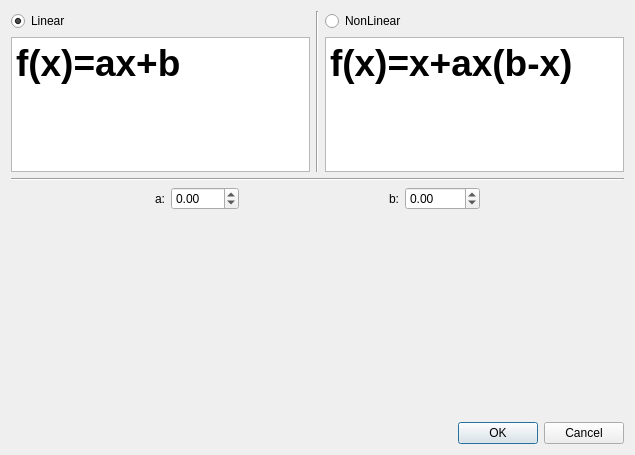
<?xml version="1.0" encoding="UTF-8"?>
<ui version="4.0">
 <class>PointDialog</class>
 <widget class="QDialog" name="PointDialog">
  <property name="geometry">
   <rect>
    <x>0</x>
    <y>0</y>
    <width>635</width>
    <height>455</height>
   </rect>
  </property>
  <property name="windowTitle">
   <string>Dialog</string>
  </property>
  <layout class="QVBoxLayout" name="verticalLayout_3">
   <item>
    <layout class="QHBoxLayout" name="horizontalLayout_2">
     <item>
      <layout class="QVBoxLayout" name="verticalLayout">
       <item>
        <widget class="QRadioButton" name="linearButton">
         <property name="text">
          <string>Linear</string>
         </property>
         <property name="checked">
          <bool>true</bool>
         </property>
        </widget>
       </item>
       <item>
        <widget class="QTextEdit" name="textEdit">
         <property name="sizePolicy">
          <sizepolicy hsizetype="Expanding" vsizetype="Preferred">
           <horstretch>0</horstretch>
           <verstretch>0</verstretch>
          </sizepolicy>
         </property>
         <property name="readOnly">
          <bool>true</bool>
         </property>
         <property name="html">
          <string>&lt;!DOCTYPE HTML PUBLIC &quot;-//W3C//DTD HTML 4.0//EN&quot; &quot;http://www.w3.org/TR/REC-html40/strict.dtd&quot;&gt;
&lt;html&gt;&lt;head&gt;&lt;meta name=&quot;qrichtext&quot; content=&quot;1&quot; /&gt;&lt;style type=&quot;text/css&quot;&gt;
p, li { white-space: pre-wrap; }
&lt;/style&gt;&lt;/head&gt;&lt;body style=&quot; font-family:'SimSun'; font-size:9pt; font-weight:400; font-style:normal;&quot;&gt;
&lt;p style=&quot; margin-top:0px; margin-bottom:0px; margin-left:0px; margin-right:0px; -qt-block-indent:0; text-indent:0px;&quot;&gt;&lt;span style=&quot; font-size:28pt; font-weight:600;&quot;&gt;f(x)=ax+b&lt;/span&gt;&lt;/p&gt;&lt;/body&gt;&lt;/html&gt;</string>
         </property>
        </widget>
       </item>
      </layout>
     </item>
     <item>
      <widget class="Line" name="line">
       <property name="orientation">
        <enum>Qt::Vertical</enum>
       </property>
      </widget>
     </item>
     <item>
      <layout class="QVBoxLayout" name="verticalLayout_2">
       <item>
        <widget class="QRadioButton" name="nonlinearButton">
         <property name="text">
          <string>NonLinear</string>
         </property>
        </widget>
       </item>
       <item>
        <widget class="QTextEdit" name="textEdit_2">
         <property name="sizePolicy">
          <sizepolicy hsizetype="Expanding" vsizetype="Preferred">
           <horstretch>0</horstretch>
           <verstretch>0</verstretch>
          </sizepolicy>
         </property>
         <property name="readOnly">
          <bool>true</bool>
         </property>
         <property name="html">
          <string>&lt;!DOCTYPE HTML PUBLIC &quot;-//W3C//DTD HTML 4.0//EN&quot; &quot;http://www.w3.org/TR/REC-html40/strict.dtd&quot;&gt;
&lt;html&gt;&lt;head&gt;&lt;meta name=&quot;qrichtext&quot; content=&quot;1&quot; /&gt;&lt;style type=&quot;text/css&quot;&gt;
p, li { white-space: pre-wrap; }
&lt;/style&gt;&lt;/head&gt;&lt;body style=&quot; font-family:'SimSun'; font-size:9pt; font-weight:400; font-style:normal;&quot;&gt;
&lt;p style=&quot; margin-top:0px; margin-bottom:0px; margin-left:0px; margin-right:0px; -qt-block-indent:0; text-indent:0px;&quot;&gt;&lt;span style=&quot; font-size:28pt; font-weight:600;&quot;&gt;f(x)=x+ax(b-x)&lt;/span&gt;&lt;/p&gt;&lt;/body&gt;&lt;/html&gt;</string>
         </property>
        </widget>
       </item>
      </layout>
     </item>
    </layout>
   </item>
   <item>
    <widget class="Line" name="line_2">
     <property name="orientation">
      <enum>Qt::Horizontal</enum>
     </property>
    </widget>
   </item>
   <item>
    <layout class="QHBoxLayout" name="horizontalLayout">
     <item>
      <spacer name="horizontalSpacer">
       <property name="orientation">
        <enum>Qt::Horizontal</enum>
       </property>
       <property name="sizeHint" stdset="0">
        <size>
         <width>40</width>
         <height>20</height>
        </size>
       </property>
      </spacer>
     </item>
     <item>
      <widget class="QLabel" name="label">
       <property name="text">
        <string>a:</string>
       </property>
      </widget>
     </item>
     <item>
      <widget class="QDoubleSpinBox" name="aSpinBox">
       <property name="minimum">
        <double>-100.000000000000000</double>
       </property>
      </widget>
     </item>
     <item>
      <spacer name="horizontalSpacer_3">
       <property name="orientation">
        <enum>Qt::Horizontal</enum>
       </property>
       <property name="sizeHint" stdset="0">
        <size>
         <width>40</width>
         <height>20</height>
        </size>
       </property>
      </spacer>
     </item>
     <item>
      <widget class="QLabel" name="label_2">
       <property name="text">
        <string>b:</string>
       </property>
      </widget>
     </item>
     <item>
      <widget class="QDoubleSpinBox" name="bSpinBox">
       <property name="minimum">
        <double>-1000.000000000000000</double>
       </property>
       <property name="maximum">
        <double>1000.000000000000000</double>
       </property>
      </widget>
     </item>
     <item>
      <spacer name="horizontalSpacer_4">
       <property name="orientation">
        <enum>Qt::Horizontal</enum>
       </property>
       <property name="sizeHint" stdset="0">
        <size>
         <width>40</width>
         <height>20</height>
        </size>
       </property>
      </spacer>
     </item>
    </layout>
   </item>
   <item>
    <widget class="ImageViewWidget" name="imageViewerWidget" native="true">
     <property name="sizePolicy">
      <sizepolicy hsizetype="Preferred" vsizetype="MinimumExpanding">
       <horstretch>0</horstretch>
       <verstretch>0</verstretch>
      </sizepolicy>
     </property>
     <property name="minimumSize">
      <size>
       <width>0</width>
       <height>200</height>
      </size>
     </property>
    </widget>
   </item>
   <item>
    <layout class="QHBoxLayout" name="horizontalLayout_4">
     <item>
      <spacer name="horizontalSpacer_2">
       <property name="orientation">
        <enum>Qt::Horizontal</enum>
       </property>
       <property name="sizeHint" stdset="0">
        <size>
         <width>40</width>
         <height>20</height>
        </size>
       </property>
      </spacer>
     </item>
     <item>
      <widget class="QPushButton" name="okPushButton">
       <property name="sizePolicy">
        <sizepolicy hsizetype="Preferred" vsizetype="Fixed">
         <horstretch>0</horstretch>
         <verstretch>0</verstretch>
        </sizepolicy>
       </property>
       <property name="text">
        <string>OK</string>
       </property>
      </widget>
     </item>
     <item>
      <widget class="QPushButton" name="cancelPushButton">
       <property name="sizePolicy">
        <sizepolicy hsizetype="Preferred" vsizetype="Fixed">
         <horstretch>0</horstretch>
         <verstretch>0</verstretch>
        </sizepolicy>
       </property>
       <property name="text">
        <string>Cancel</string>
       </property>
      </widget>
     </item>
    </layout>
   </item>
  </layout>
 </widget>
 <customwidgets>
  <customwidget>
   <class>ImageViewWidget</class>
   <extends>QWidget</extends>
   <header>imageviewwidget.h</header>
   <container>1</container>
  </customwidget>
 </customwidgets>
 <resources/>
 <connections/>
</ui>
